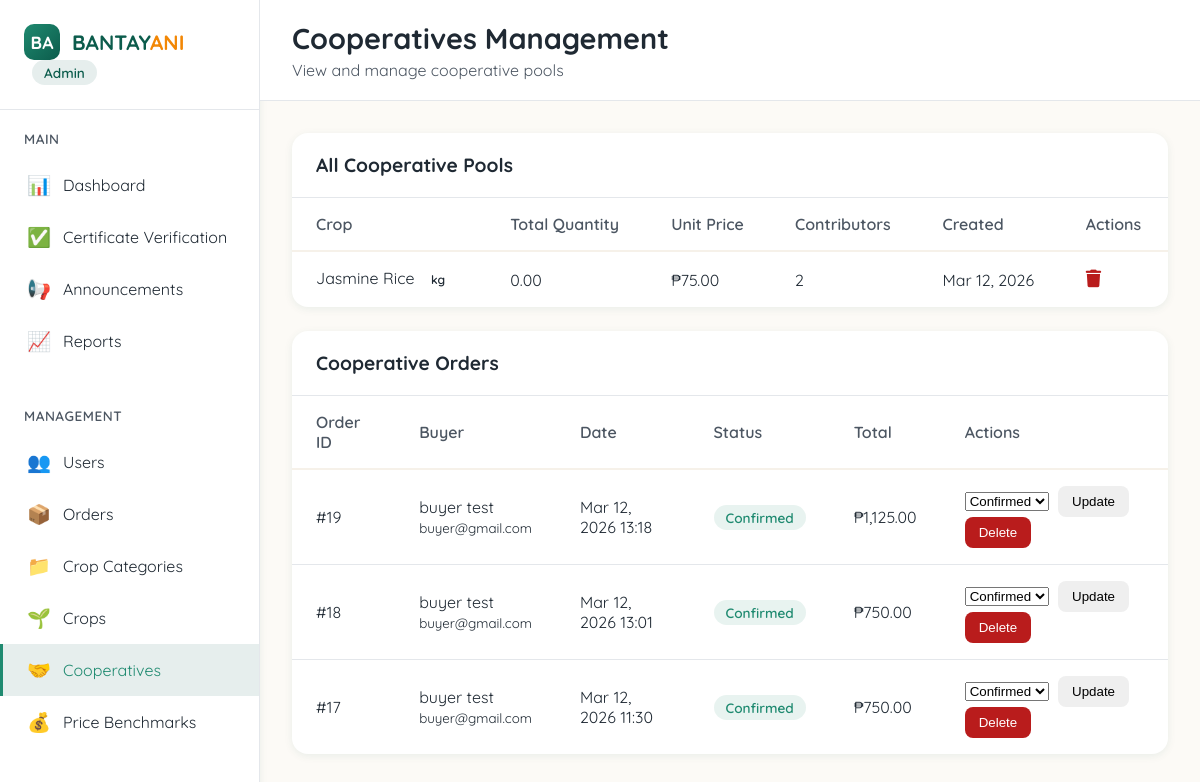
The app's page /admin/cooperative.php (signed in) with its own data.
### tables this page shows
CREATE TABLE `cooperative_pools` (
  `pool_id` int(11) NOT NULL,
  `crop_id` int(11) NOT NULL,
  `total_quantity` decimal(10,2) DEFAULT NULL,
  `unit` enum('kg','g','pieces','sack','bundle') NOT NULL DEFAULT 'kg',
  `unit_price` decimal(10,2) DEFAULT NULL,
  `created_at` timestamp NULL DEFAULT current_timestamp(),
  `status` enum('Open','Closed','Archived') NOT NULL DEFAULT 'Open'
);

CREATE TABLE `crops` (
  `crop_id` int(11) NOT NULL,
  `category_id` int(11) NOT NULL DEFAULT 8,
  `crop_name` varchar(45) NOT NULL,
  `unit` enum('kg','g','pieces','sack','bundle') NOT NULL DEFAULT 'kg'
);

CREATE TABLE `orders` (
  `order_id` int(11) NOT NULL,
  `buyer_id` int(11) NOT NULL,
  `order_date` timestamp NULL DEFAULT current_timestamp(),
  `order_status` enum('Pending','Cancelled','Confirmed','Delivered','Shipped') DEFAULT 'Pending'
);

### admin/cooperative.php (the view, shortened to what this page needs)
<?php
require_once '../includes/config.php';
$has_unit_price = false;
$cols = $conn->query("SHOW COLUMNS FROM cooperative_pools LIKE 'unit_price'");
if ($cols && $cols->num_rows > 0) $has_unit_price = true;
$select_extras = ($has_unit_price ? ", p.unit_price" : "");
$sql = "SELECT p.pool_id, p.crop_id, p.total_quantity, p.created_at, c.crop_name, p.unit $select_extras,
        (SELECT COUNT(DISTINCT farmer_id) FROM cooperative_members WHERE pool_id = p.pool_id) AS member_count,
        (SELECT COALESCE(SUM(quantity_contributed), 0) FROM cooperative_members WHERE pool_id = p.pool_id) AS total_contributed
        FROM cooperative_pools p
        JOIN crops c ON p.crop_id = c.crop_id
        ORDER BY c.crop_name ASC, p.pool_id ASC";
$result = $conn->query($sql);
$pools = $result ? $result->fetch_all(MYSQLI_ASSOC) : [];
$coop_orders_sql = "
    SELECT
        o.order_id,
        o.order_date,
        o.order_status,
        CONCAT(u.first_name, ' ', u.last_name) AS buyer_name,
        u.email AS buyer_email,
        (SELECT COALESCE(SUM(COALESCE(cp.unit_price,0) * oi.quantity), 0)
         FROM order_items oi
         JOIN cooperative_pools cp ON oi.pool_id = cp.pool_id
         WHERE oi.order_id = o.order_id AND oi.pool_id IS NOT NULL) AS order_total
    FROM orders o
    JOIN buyer_profiles bp ON o.buyer_id = bp.buyer_id
    JOIN users u ON bp.buyer_id = u.user_id
    WHERE EXISTS (SELECT 1 FROM order_items oi WHERE oi.order_id = o.order_id AND oi.pool_id IS NOT NULL)
    ORDER BY o.order_date DESC
";
$coop_orders_result = $conn->query($coop_orders_sql);
$coop_orders = $coop_orders_result ? $coop_orders_result->fetch_all(MYSQLI_ASSOC) : [];
?>
<!DOCTYPE html>
<html lang="en">
<head>
    <link href="index.php" rel="stylesheet">
    <link rel="stylesheet" href="https://cdnjs.cloudflare.com/ajax/libs/font-awesome/6.5.1/css/all.min.css">
</head>
<body>
<aside class="sidebar">
    <div class="logo-container">
        <a href="http://localhost/bantayani/index.php" class="logo">
            <div class="logo-icon">BA</div>
            <div class="logo-text">BANTAY<span>ANI</span></div>
        </a>
        <div class="admin-badge">Admin</div>
    </div>
    <div class="nav-section">
            <div class="nav-title">Main</div>
            <ul class="nav-links">
                <li><a href="index.php" class="nav-link"><span class="nav-icon">📊</span><span>Dashboard</span></a></li>
                <li><a href="verify_farmers.php" class="nav-link"><span class="nav-icon">✅</span><span>Certificate Verification</span></a></li>
                <li><a href="announcements.php" class="nav-link"><span class="nav-icon">📢</span><span>Announcements</span></a></li>
                <li><a href="../reports.php" class="nav-link"><span class="nav-icon">📈</span><span>Reports</span></a></li>
            </ul>
        </div>
        <div class="nav-section">
            <div class="nav-title">Management</div>
            <ul class="nav-links">
                <li><a href="users.php" class="nav-link"><span class="nav-icon">👥</span><span>Users</span></a></li>
                <li><a href="orders.php" class="nav-link"><span class="nav-icon">📦</span><span>Orders</span></a></li>
                <li><a href="crop_categories.php" class="nav-link"><span class="nav-icon">📁</span><span>Crop Categories</span></a></li>
                <li><a href="crops.php" class="nav-link"><span class="nav-icon">🌱</span><span>Crops</span></a></li>
                <li><a href="cooperative.php" class="nav-link active"><span class="nav-icon">🤝</span><span>Cooperatives</span></a></li>
                <li><a href="benchmarking.php" class="nav-link"><span class="nav-icon">💰</span><span>Price Benchmarks</span></a></li>
            </ul>
        </div>
</aside>
<main class="main-content">
    <div class="topbar">
        <div class="page-title">
            <h1>Cooperatives Management</h1>
            <p>View and manage cooperative pools</p>
        </div>
    </div>
    <div class="content">
        <div class="table-card">
            <div class="table-header">
                <h3>All Cooperative Pools</h3>
            </div>
            <table class="data-table">
                <thead>
                    <tr>
                        <th>Crop</th>
                        <th>Total Quantity</th>
                        <?php if ($has_unit_price): ?><th>Unit Price</th><?php endif; ?>
                        <th>Contributors</th>
                        <th>Created</th>
                        <th>Actions</th>
                    </tr>
                </thead>
                <tbody>
                <?php if (!empty($pools)): ?>
                    <?php foreach ($pools as $pool): ?>
                        <tr>
                            <td><?= htmlspecialchars($pool['crop_name']) ?> <span class="status-badge" style="font-size:0.75rem;"><?= htmlspecialchars($pool['unit']) ?></span></td>
                            <td><?= number_format((float)($pool['total_quantity'] ?? 0), 2) ?></td>
                            <?php if ($has_unit_price): ?>
                                <td><?= isset($pool['unit_price']) && $pool['unit_price'] != null ? '₱' . number_format((float)$pool['unit_price'], 2) : '—' ?></td>
                            <?php endif; ?>
                            <td><?= (int) $pool['member_count'] ?></td>
                            <td><?= date('M d, Y', strtotime($pool['created_at'])) ?></td>
                            <td>
                                <button type="button" class="icon-btn delete-btn" onclick='openDeleteModal(<?= $pool["pool_id"] ?>, <?= json_encode($pool["crop_name"]) ?>)'>
                                    <i class="fa-solid fa-trash"></i>
                                </button>
                            </td>
                        </tr>
                    <?php endforeach; ?>
                <?php else: ?>
                    <tr>
                        <td colspan="<?= $has_unit_price ? 6 : 5 ?>" style="text-align:center; padding:40px;">No cooperative pools found.</td>
                    </tr>
                <?php endif; ?>
                </tbody>
            </table>
        </div>
        <div class="table-card" style="margin-top: 24px;">
            <div class="table-header">
                <h3>Cooperative Orders</h3>
            </div>
            <table class="data-table">
                <thead>
                    <tr>
                        <th>Order ID</th>
                        <th>Buyer</th>
                        <th>Date</th>
                        <th>Status</th>
                        <th>Total</th>
                        <th>Actions</th>
                    </tr>
                </thead>
                <tbody>
                    <?php if (!empty($coop_orders)): ?>
                        <?php foreach ($coop_orders as $order): ?>
                            <tr>
                                <td>#<?= (int)$order['order_id'] ?></td>
                                <td><?= htmlspecialchars($order['buyer_name']) ?><br><small><?= htmlspecialchars($order['buyer_email']) ?></small></td>
                                <td><?= date('M d, Y H:i', strtotime($order['order_date'])) ?></td>
                                <td><span class="status-badge status-<?= strtolower($order['order_status']) ?>"><?= htmlspecialchars($order['order_status']) ?></span></td>
                                <td>₱<?= number_format((float)$order['order_total'], 2) ?></td>
                                <td>
                                    <form method="POST" style="display:inline; margin-right: 8px;">
                                        <select name="order_status" style="margin-right:5px;">
                                            <?php foreach(['Pending','Confirmed','Shipped','Delivered','Cancelled'] as $s): ?>
                                                <option value="<?= $s ?>" <?= $order['order_status'] === $s ? 'selected' : '' ?>><?= $s ?></option>
                                            <?php endforeach; ?>
                                        </select>
                                        <button type="submit" class="confirm-btn">Update</button>
                                    </form>
                                    <form method="POST" style="display:inline;">
                                        <button type="submit" class="confirm-btn danger" onclick="return confirm('Delete this cooperative order? This cannot be undone.')">Delete</button>
                                    </form>
                                </td>
                            </tr>
                        <?php endforeach; ?>
                    <?php else: ?>
                        <tr>
                            <td colspan="6" style="text-align:center; padding:40px;">No cooperative orders found.</td>
                        </tr>
                    <?php endif; ?>
                </tbody>
            </table>
        </div>
    </div>
</main>
</body>
</html>

### records on screen
cooperative_pools: crop.crop_name "Jasmine Rice", unit "kg", total_quantity "0.00", unit_price "75.00", member_count "2", created_at "Mar 12, 2026"
orders: order_id "19", buyer_name "buyer test", buyer_email "buyer@gmail.com", order_date "Mar 12, 2026 13:18", order_status "Confirmed", order_total "1,125.00"
orders: order_id "18", buyer_name "buyer test", buyer_email "buyer@gmail.com", order_date "Mar 12, 2026 13:01", order_status "Confirmed", order_total "750.00"
orders: order_id "17", buyer_name "buyer test", buyer_email "buyer@gmail.com", order_date "Mar 12, 2026 11:30", order_status "Confirmed", order_total "750.00"
